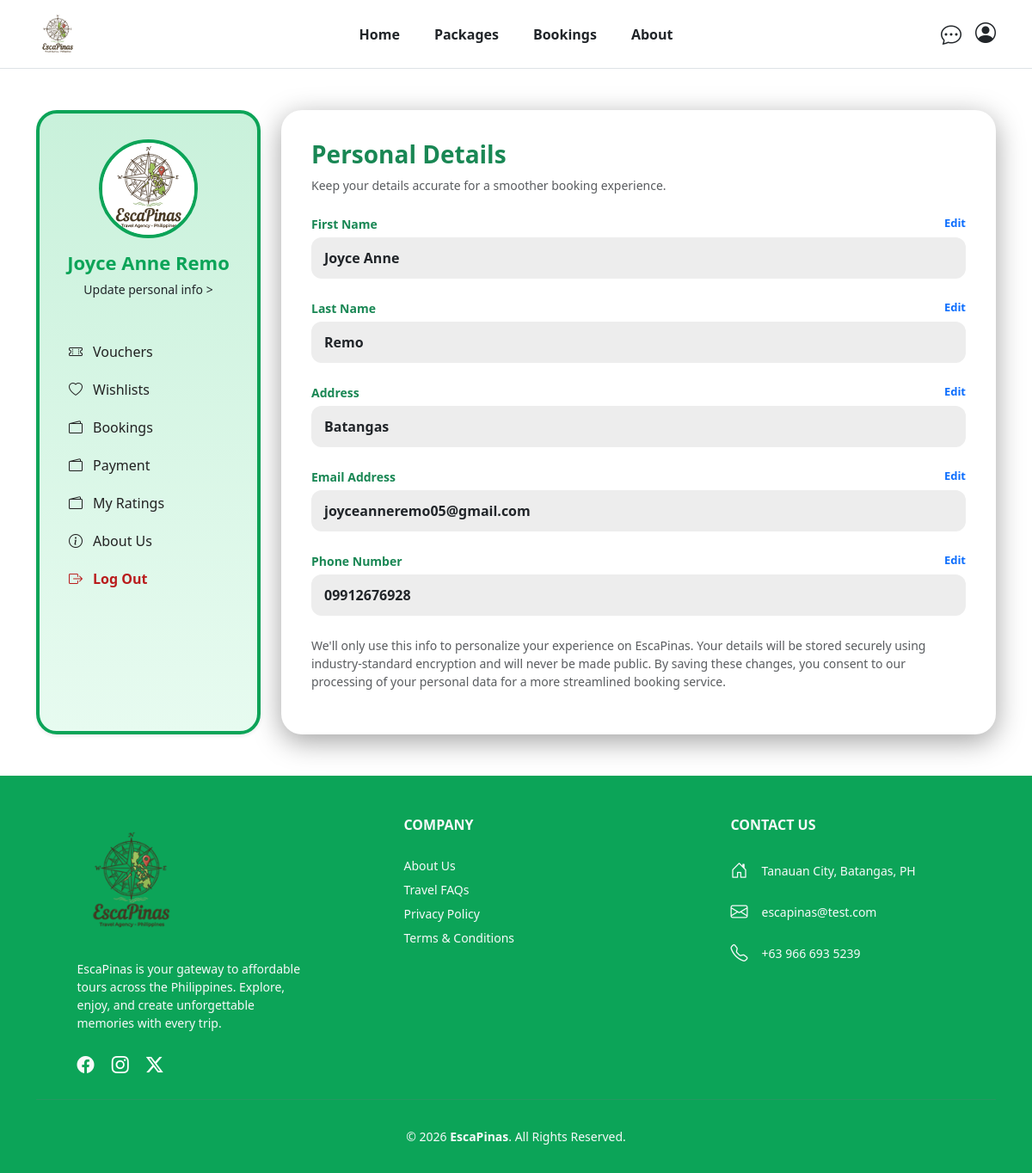
The page /frontend/profile.php (signed in) on the database its author committed.
### tables this page shows
CREATE TABLE `users` (
  `user_id` int(11) NOT NULL,
  `first_name` varchar(30) DEFAULT NULL,
  `last_name` varchar(30) DEFAULT NULL,
  `middle_initial` char(1) DEFAULT NULL,
  `contact_num` varchar(15) DEFAULT NULL,
  `region` varchar(30) DEFAULT NULL,
  `province` varchar(30) DEFAULT NULL,
  `city` varchar(30) DEFAULT NULL,
  `email` varchar(100) DEFAULT NULL,
  `password` varchar(255) DEFAULT NULL,
  `role` enum('user','admin') DEFAULT NULL,
  `is_verified` int(11) DEFAULT 0
);

### frontend/php/connect.php (called while the page is built, shortened)
<?php
  function executeQuery($query){
    $conn = $GLOBALS['conn'];
    return mysqli_query($conn, $query);
  }
?>

### frontend/profile/personal.php (the view, shortened to what this page needs)
<?php
include_once(__DIR__ . "/../php/connect.php");
$uid = $_SESSION['user_id'];
$query = "SELECT * FROM users WHERE user_id = '$uid'";
$result = executeQuery($query);
$user = mysqli_fetch_assoc($result);
$fields = [
    "First Name"    => $user['first_name'] ?? '',
    "Last Name"     => $user['last_name'] ?? '',
    "Address"       => $user['province'] ?? '',
    "Email Address" => $user['email'] ?? '',
    "Phone Number"  => $user['contact_num'] ?? ''
];
?>
<h3 class="fw-bold text-success">Personal Details</h3>
<p class="text-muted small">Keep your details accurate for a smoother booking experience.</p>
<div class="mt-4">
    <?php
    $idx = 0;
    foreach ($fields as $label => $val): ?>
        <div class="mb-4 profile-row" id="row-<?= $idx ?>">
            <div class="d-flex justify-content-between align-items-center">
                <label class="fw-semibold text-success small"><?= $label ?></label>
                <span class="edit-link text-primary fw-bold" onclick="toggleEdit(<?= $idx ?>, true)" style="font-size: 13px; cursor: pointer;">Edit</span>
            </div>
            <div class="info-box" style="background: #edededff; border-radius: 12px; padding: 12px 15px; min-height: 48px; display: flex; align-items: center; margin-top: 5px;">
                <p class="view-text m-0 fw-semibold text-dark w-100"><?= !empty($val) ? htmlspecialchars($val) : "Not set"; ?></p>
            </div>
        </div>
    <?php
    $idx++;
    endforeach; ?>
    <p class="text-muted small mt-4">
        We'll only use this info to personalize your experience on EscaPinas.
        Your details will be stored securely using industry-standard encryption
        and will never be made public. By saving these changes, you consent
        to our processing of your personal data for a more streamlined booking service.
    </p>
</div>

### frontend/profile.php (shortened to what this page needs)
<?php
$profileImage = $_SESSION['profile_image'] ?? "assets/images/logo2.jpg";
$page = $_GET['page'] ?? 'personal';
?>
<!doctype html>
<html lang="en">
<head>
    <link href="https://cdn.jsdelivr.net/npm/bootstrap@5.3.8/dist/css/bootstrap.min.css" rel="stylesheet"
>
    <link href="https://cdn.jsdelivr.net/npm/bootstrap-icons@1.11.0/font/bootstrap-icons.css" rel="stylesheet">
    <link rel="stylesheet" href="assets/css/profile.css">
</head>
<body>
    <?php include "components/navbar.php"; ?>
    <div class="container my-5">
        <div class="row g-4">
            <div class="col-md-3">
                <div class="account-sidebar shadow-sm">
                    <div class="profile-image-wrapper">
                        <img src="<?= $profileImage; ?>" alt="User Profile">
                    </div>
                    <h4 class="profile-name"><?= $userName; ?></h4>
                    <a href="profile.php?page=personal" class="text-center d-block text-decoration-none text-dark small">Update personal info ></a>
                    <div class="sidebar-links">
                        <a href="profile.php?page=voucher" class="<?= $page == 'voucher' ? 'fw-bold text-success' : '' ?>">
                            <i class="bi bi-ticket-perforated"></i> Vouchers
                        </a>
                        <a href="profile.php?page=wishlist" class="<?= $page == 'wishlist' ? 'fw-bold text-success' : '' ?>">
                            <i class="bi bi-heart"></i> Wishlists
                        </a>
                        <a href="profile.php?page=booking" class="<?= $page == 'booking' ? 'fw-bold text-success' : '' ?>">
                            <i class="bi bi-wallet2"></i> Bookings
                        </a>
                        <a href="profile.php?page=payment" class="<?= $page == 'payment' ? 'fw-bold text-success' : '' ?>">
                            <i class="bi bi-wallet2"></i> Payment
                        </a>
                        <a href="profile.php?page=review" class="<?= $page == 'review' ? 'fw-bold text-success' : '' ?>">
                            <i class="bi bi-wallet2"></i> My Ratings
                        </a>
                        <a href="about.php">
                            <i class="bi bi-info-circle"></i> About Us
                        </a>
                        <a href="login.php" class="logout"><i class="bi bi-box-arrow-right"></i> Log Out</a>
                    </div>
                </div>
            </div>
            <div class="col-md-9">
                <div class="box-details">
                    <?php
                    switch ($page) {
                        case 'personal':
                        default:
                            include "profile/personal.php";
                            break;
                    }
                    ?>
                </div>
            </div>
        </div>
    </div>
    <?php include "components/footer.php"; ?>
</body>
</html>

### frontend/assets/css/profile.css (style rules this page uses)
.account-sidebar { background: linear-gradient(180deg, #c9f1db, #e7fbf0); border: 4px solid #0ca458; box-shadow: 0 8px 32px 0 #0000005e; border-radius: 24px; padding: 30px 20px; min-height: 100%; overflow: hidden; color: #ffffff; }
.profile-image-wrapper { width: 115px; height: 115px; border-radius: 50%; border: 4px solid #0ca458; margin: 0 auto 15px; overflow: hidden; }
.profile-image-wrapper img { width: 100%; height: 100%; object-fit: cover; }
.profile-name { color: #0ca458; font-weight: 700; font-size: 22px; text-align: center; }
.sidebar-links { margin-top: 40px; }
.sidebar-links a { display: flex; align-items: center; gap: 12px; padding: 10px 14px; color: #222222ff; text-decoration: none; font-weight: 500; }
.sidebar-links .logout { color: #b91c1c; font-weight: 600; }
.box-details { background: #ffffff; border: #d9d9d9; border-radius: 24px; padding: 35px; box-shadow: 0 8px 32px 0 #0000005e; }

### rows shown on the page
users: userName "Joyce Anne Remo", first_name "Joyce Anne", last_name "Remo", province "Batangas", email "joyceanneremo05@gmail.com", contact_num "09912676928"

### other values the page prints
$label "First Name"
$label "Last Name"
$label "Address"
$label "Email Address"
$label "Phone Number"
